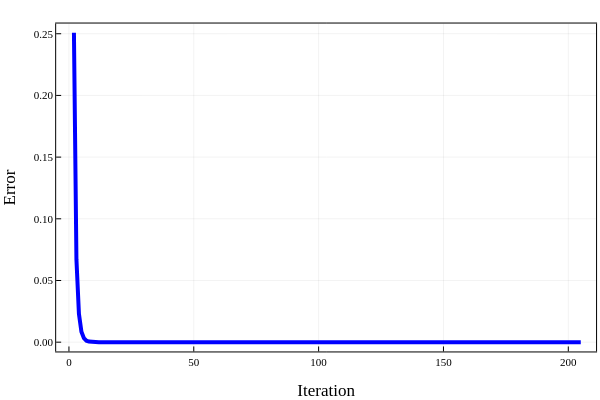

Notebook code cell kept with this figure:
### Code cell
time = 1:205

plt = plot(time, dif[2, 1:205],
    color = :blue,
    legend = :none,
    xlabel = ("Iteration"),
    ylabel = ("Error"),
    linewidth = 4,
    titlefont = font("HackGen35Nerd", 12),
    guidefont = font("HackGen35Nerd", 12),
    tickfont = font("HackGen35Nerd", 8),
    legend_font_family = ("HackGen35Nerd"),
    legendfontsize = 12,
    framestyle = :semi
)

### Figure 1 — Plotly figure (JSON) as saved in the notebook; plotly's stock layout.template omitted (floating-point values rounded to 4 significant figures; data arrays with more than 128 entries replaced by an {"elided": "..."} marker saying what was removed)
{"data": [{"colorbar": {"len": 0.9109, "title": "", "x": 0.9934, "y": 0.5347}, "legendgroup": "y1", "line": {"color": "rgba(0, 0, 255, 1.000)", "dash": "solid", "shape": "linear", "width": 4}, "mode": "lines", "name": "y1", "showlegend": true, "type": "scatter", "x": {"elided": "204 int values"}, "xaxis": "x", "y": {"elided": "204 float values"}, "yaxis": "y"}], "layout": {"annotations": [], "height": 400, "margin": {"b": 20, "l": 0, "r": 0, "t": 20}, "paper_bgcolor": "rgba(255, 255, 255, 1.000)", "plot_bgcolor": "rgba(255, 255, 255, 1.000)", "showlegend": false, "width": 600, "xaxis": {"anchor": "y", "domain": [0.0936, 0.9934], "gridcolor": "rgba(0, 0, 0, 0.100)", "gridwidth": 0.5, "linecolor": "rgba(0, 0, 0, 1.000)", "mirror": true, "range": [-5.12, 211.1], "showgrid": true, "showline": true, "showticklabels": true, "tickangle": 0, "tickcolor": "rgb(0, 0, 0)", "tickfont": {"color": "rgba(0, 0, 0, 1.000)", "family": "HackGen35Nerd", "size": 11}, "tickmode": "array", "ticks": "inside", "ticktext": ["0", "50", "100", "150", "200"], "tickvals": [0, 50, 100, 150, 200], "title": "Iteration", "titlefont": {"color": "rgba(0, 0, 0, 1.000)", "family": "HackGen35Nerd", "size": 17}, "type": "-", "visible": true, "zeroline": false, "zerolinecolor": "rgba(0, 0, 0, 1.000)"}, "yaxis": {"anchor": "x", "domain": [0.07929, 0.9902], "gridcolor": "rgba(0, 0, 0, 0.100)", "gridwidth": 0.5, "linecolor": "rgba(0, 0, 0, 1.000)", "mirror": true, "range": [-0.007522, 0.2583], "showgrid": true, "showline": true, "showticklabels": true, "tickangle": 0, "tickcolor": "rgb(0, 0, 0)", "tickfont": {"color": "rgba(0, 0, 0, 1.000)", "family": "HackGen35Nerd", "size": 11}, "tickmode": "array", "ticks": "inside", "ticktext": ["0.00", "0.05", "0.10", "0.15", "0.20", "0.25"], "tickvals": [0, 0.05, 0.1, 0.15, 0.2, 0.25], "title": "Error", "titlefont": {"color": "rgba(0, 0, 0, 1.000)", "family": "HackGen35Nerd", "size": 17}, "type": "-", "visible": true, "zeroline": false, "zerolinecolor": "rgba(0, 0, 0, 1.000)"}}}
